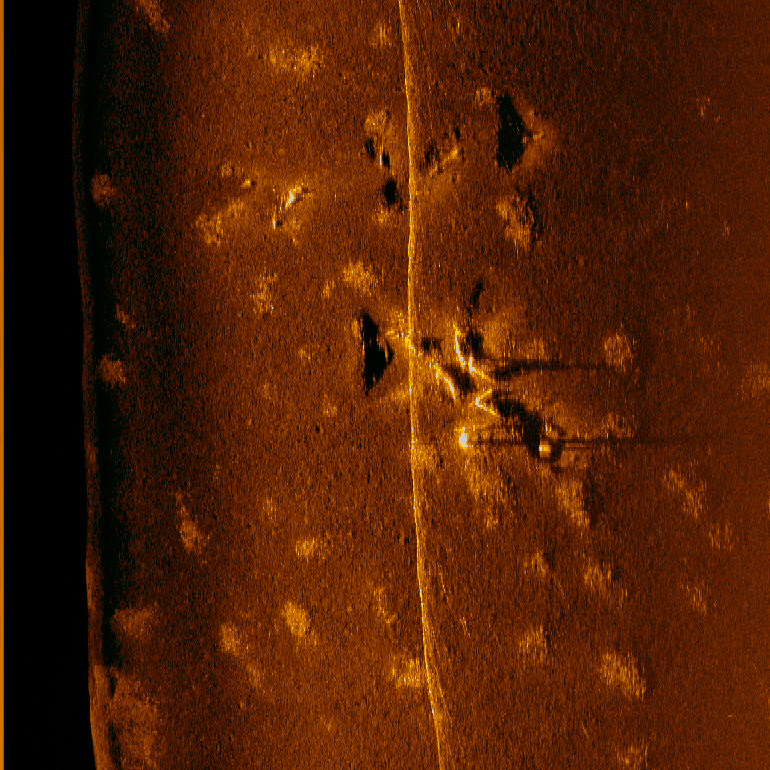
#> input picture CurlyTorpedo.JPG, 770 x 770 px, found by its file name
$ python testingCurlyTorpedo.py
#> lines starting #> are read from the running program, lines starting #| are printed output that depends on the picture; after the words box and inside, x2 and y2 are one past the last pixel; in counts of white or black regions, pixels touching at a corner belong together
### pixeltogeo.py
import math

class frame :
    '''
    Represents the coorindate system attached to one "frame" of sonar sidescan data.
    The frame is made of multiple scanlines that have been stacked to form an image.
    We assume the vehicle travels on a constant heading during the creation of this
    image.
    '''
    def __init__(self, lat0, lon0, heading, pixelIToM, pixelJToM) :
        '''
        Parameters:
          lat0: (deg) vehicle latitude at the center of the frame (i,j) == (0,0)
          lon0: (deg) vehicle longitude at the center of the frame (i,j) == (0,0)
          heading: (deg) vehicle heading during recording of frame
          pixelIToM: (m) width of each pixel in meters
          pixelJToM: (m) height of each pixel in meters
        '''
        self.lat0 = lat0
        self.lon0 = lon0
        self.heading = heading
        self.pixelCalI = pixelIToM
        self.pixelCalJ = pixelJToM
        nscale, escale = frame.northEastScale(lat0)
        r00, r01, r10, r11 = frame.rotation(heading)
        # The full transformation is diag(nscale, escale) * Rotation(heading) * diag(pixelJToM, pixelIToM)
        self.a00 = nscale*pixelJToM*r00
        self.a01 = nscale*pixelIToM*r01
        self.a10 = escale*pixelJToM*r10
        self.a11 = escale*pixelIToM*r11

    def pixelToGeo(self, deltaI, deltaJ) :
        '''
        Given a pixel at (deltaI, deltaJ) from the image center, compute that point's
        latitude & longitude in degrees
        '''
        dlat = self.a00 * deltaJ + self.a01 * deltaI
        dlon = self.a10 * deltaJ + self.a11 * deltaI
        lat = dlat + self.lat0
        lon = dlon + self.lon0
        return lat, lon

    # [7 lines left out: function vehicleLocationAtSensing, not called in this run]

    def rotation(heading) :
        '''
        Compute the rotation matrix from body to world
        '''
        psi = heading * math.pi/180.0
        c = math.cos(psi)
        s = math.sin(psi)
        r00 = c
        r01 = -s
        r10 = s
        r11 = c
        return r00, r01, r10, r11

    def northEastScale(lat0) :
        '''
        Compute the scale factor from meters north/east to
        degrees latitude/longitude
        '''
        # Compute the earth radius at lat0
        a = 6378137.0 # m
        b = 6356752.3 # m
        r2d = math.pi/180.0

        lat0r = lat0 * r2d
        coslat = math.cos(lat0r)
        sinlat = math.sin(lat0r)

        arg1 = math.pow(a * a * coslat, 2)
        arg2 = math.pow(b * b * sinlat, 2)
        arg3 = math.pow(a * coslat, 2)
        arg4 = math.pow(b * sinlat, 2)
        radius = math.sqrt((arg1 + arg2) / (arg3 + arg4));

        nscale = 1.0/ (r2d * radius)
        escale = 1.0 / (r2d * radius * coslat)
        return nscale, escale

### testingCurlyTorpedo.py
import cv2
import numpy as np
from pixeltogeo import frame

def merge_contours(bright_contours, dark_contours, max_neighbor_distance):
    merged_bright_contours = []
    unmerged_dark_contours = []
    unmerged_bright_contours = []

    for bright_contour in bright_contours:
        merged_bright = bright_contour
        merged = False
        updated_dark_contours = []  # New list to store dark contours without the contour being merged
        for dark_contour in dark_contours:
            merge_flag = False  # Flag to check if the dark contour is merged
            for point in dark_contour[:, 0]:
                pt = (int(point[0]), int(point[1]))  # Convert coordinates to integers
                dist = cv2.pointPolygonTest(bright_contour, pt, True)
                if dist > 0 and dist < max_neighbor_distance:
                    merged_bright = cv2.convexHull(np.concatenate((merged_bright, dark_contour)))
                    merge_flag = True
                    merged = True
                    break
            if not merge_flag:  # If the contour is not merged, add it to the updated dark contours list
                updated_dark_contours.append(dark_contour)
        dark_contours = updated_dark_contours  # Update dark_contours array after removing the merged contour
        if merged:
            merged_bright_contours.append(merged_bright)
        else:
            unmerged_bright_contours.append(bright_contour)

    unmerged_dark_contours = dark_contours
    return merged_bright_contours, unmerged_bright_contours, unmerged_dark_contours


def darkness(img, min_contour_area_threshold, max_contour_area_threshold):

    # Convert the image to grayscale
    img_gray = cv2.cvtColor(img, cv2.COLOR_BGR2GRAY)

    # Adjust contrast and brightness levels in the grayscale image
    alpha = 17
    beta = 30
    high_contrast_result = cv2.convertScaleAbs(img_gray, alpha=alpha, beta=beta)
    img_blur = cv2.GaussianBlur(high_contrast_result, (7, 7), 0)

    # Canny Edge Detection
    edges_result = cv2.Canny(image=img_blur, threshold1=100, threshold2=200)
    contours, _ = cv2.findContours(edges_result, cv2.RETR_EXTERNAL, cv2.CHAIN_APPROX_SIMPLE)

    # Create a mask image
    mask = np.zeros_like(edges_result)
    cv2.drawContours(mask, contours, -1, (255), thickness=cv2.FILLED)

    # Dilate the mask to connect nearby regions to close the contour
    dilated_mask = cv2.dilate(mask, None, iterations=3)
    contours, _ = cv2.findContours(dilated_mask, cv2.RETR_EXTERNAL, cv2.CHAIN_APPROX_SIMPLE)

    filtered_contours = [contour for contour in contours if min_contour_area_threshold <= cv2.contourArea(contour) <= max_contour_area_threshold]
    num_landmarks = len(filtered_contours)
    print("Number of Dark Landmarks:", num_landmarks)

    # Drawing the contours on the original image
    img_with_dark_contours = img.copy()
    cv2.drawContours(img_with_dark_contours, filtered_contours, -1, (0, 255, 0), 2)  # Draw green contours
    return img_with_dark_contours, filtered_contours

def brightness(img, min_contour_area_threshold, max_contour_area_threshold):

    img_gray = cv2.cvtColor(img, cv2.COLOR_BGR2GRAY)
    inverted_img_gray = 255 - img_gray

    # Adjust contrast and brightness levels in the inverted grayscale image
    alpha = 3.5
    beta = 40
    high_contrast_result = cv2.convertScaleAbs(inverted_img_gray, alpha=alpha, beta=beta)
    img_blur = cv2.GaussianBlur(high_contrast_result, (1, 1), 0)

    # Canny Edge Detection
    edges_result = cv2.Canny(image=img_blur, threshold1=100, threshold2=200)
    contours, _ = cv2.findContours(edges_result, cv2.RETR_EXTERNAL, cv2.CHAIN_APPROX_SIMPLE)

    mask = np.zeros_like(edges_result)
    cv2.drawContours(mask, contours, -1, (255), thickness=cv2.FILLED)

    # Dilate the mask to connect nearby regions
    dilated_mask = cv2.dilate(mask, None, iterations=3)
    contours, _ = cv2.findContours(dilated_mask, cv2.RETR_EXTERNAL, cv2.CHAIN_APPROX_SIMPLE)

    filtered_contours = [contour for contour in contours if min_contour_area_threshold <= cv2.contourArea(contour) <= max_contour_area_threshold]
    num_landmarks = len(filtered_contours)
    print("Number of Bright Landmarks:", num_landmarks)

    # Drawing the contours on the original image
    img_with_bright_contours = img.copy()
    cv2.drawContours(img_with_bright_contours, filtered_contours, -1, (255, 0, 0), 2)  # Draw blue contours
    return img_with_bright_contours, filtered_contours

def get_contour_center(contour):
    M = cv2.moments(contour)
    if M["m00"] != 0: # total area of contour
        cX = int(M["m10"] / M["m00"]) #sum of the x-coordinates of all pixels/total area of contour
        cY = int(M["m01"] / M["m00"]) #sum of the y-coordinates of all pixels/total area of contour
        return cX, cY
    else:
        return None

def adjust_coordinates(center, image_shape):
    center_x, center_y = center
    image_height, image_width = image_shape[:2]
    adjusted_center_x = center_x - image_width // 2
    adjusted_center_y = image_height // 2 - center_y  # Reversed due to image coordinates
    return adjusted_center_x, adjusted_center_y

if __name__ == "__main__":
    img = cv2.imread('CurlyTorpedo.jpg')
#> img is the input picture: shape (770, 770, 3); mean B, G, R 0.7, 31.4, 79.5
    #img = cv2.resize(img, (1500, 1000))
    #min_dark_contour_area_threshold = int(input("Enter the minimum contour area threshold for dark regions: "))
    #max_dark_contour_area_threshold = int(input("Enter the maximum contour area threshold for dark regions: "))
    min_dark_contour_area_threshold = 200 #200
    max_dark_contour_area_threshold = 2500 #2500
    dark_result, dark_contours = darkness(img, min_dark_contour_area_threshold, max_dark_contour_area_threshold)
#> in darkness, `high_contrast_result = cv2.convertScaleAbs(img_gray, alpha=alpha, beta..`:
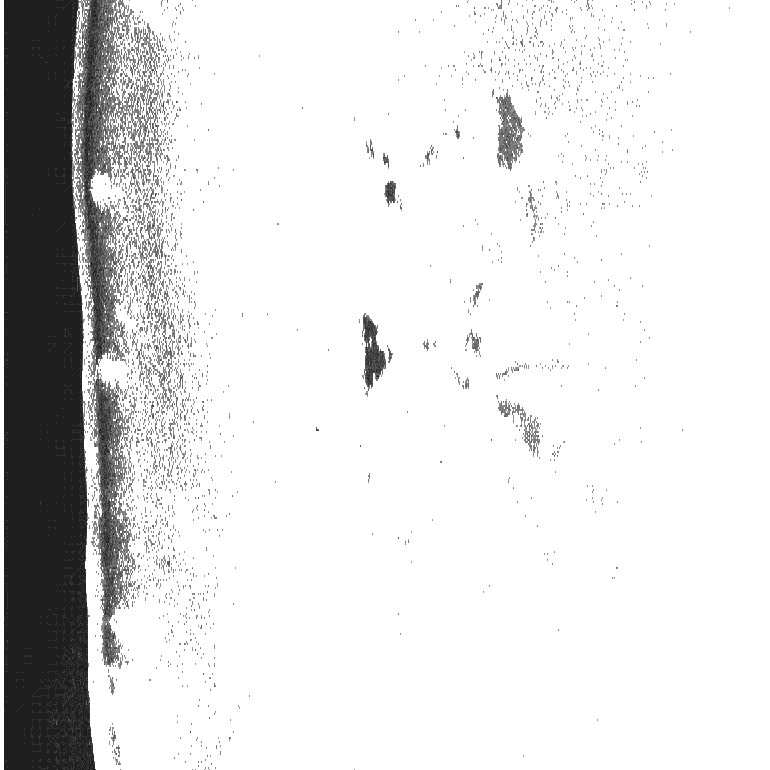
#> high_contrast_result: shape (770, 770); min 30, max 255, mean 223.8
#> in darkness, `edges_result = cv2.Canny(image=img_blur, threshold1=100, threshold2=200)`:
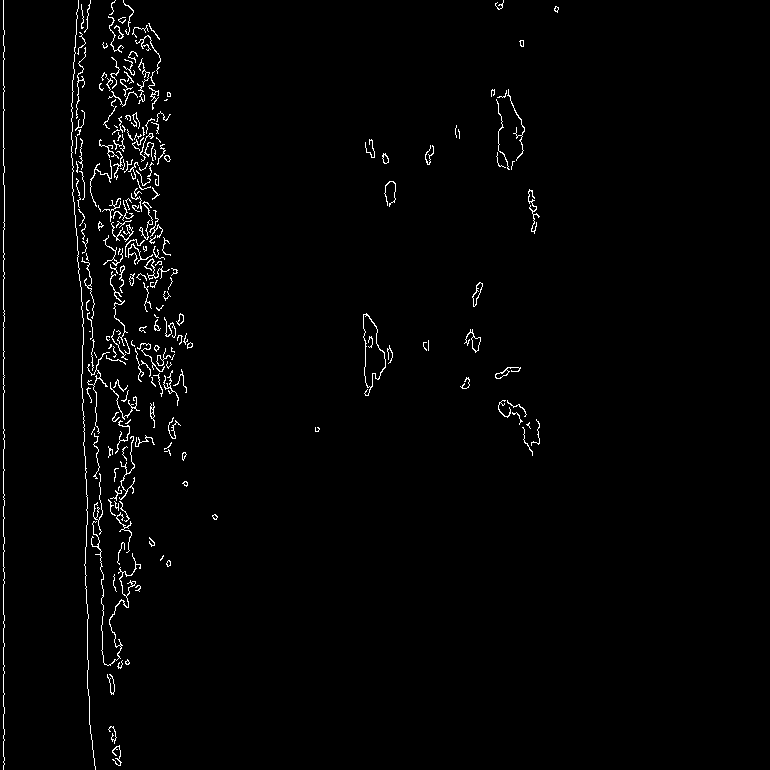
#> edges_result: shape (770, 770); 1.7% white in thin lines or dots, all inside (x1, y1, x2, y2) = (3, 0, 559, 770)
#> in darkness, `contours, _ = cv2.findContours(edges_result, cv2.RETR_EXTERNAL, cv2.CH..`: contours = 214 contours, 186 with area under 20; largest, box (x1, y1, x2, y2) and area: (363, 313, 386, 396) 966, (472, 282, 483, 307) 102, (464, 329, 481, 353) 100, (91, 521, 141, 666) 86, (495, 367, 521, 379) 68
#> in darkness, `contours, _ = cv2.findContours(dilated_mask, cv2.RETR_EXTERNAL, cv2.CH..`: contours = 28 contours; largest, box (x1, y1, x2, y2) and area: (68, 0, 196, 770) 47441, (0, 0, 8, 770) 4986, (488, 86, 528, 173) 2250, (360, 310, 396, 399) 1878, (495, 397, 543, 459) 1370
#> in darkness, `filtered_contours = [contour for contour in contours if min_contour_ar..`: filtered_contours = 14 contours; largest, box (x1, y1, x2, y2) and area: (488, 86, 528, 173) 2250, (360, 310, 396, 399) 1878, (495, 397, 543, 459) 1370, (105, 723, 125, 769) 565, (525, 186, 543, 237) 564
#> in darkness, `num_landmarks = len(filtered_contours)`: num_landmarks = 14
#| Number of Dark Landmarks: 14
#> in darkness, `cv2.drawContours(img_with_dark_contours, filtered_contours, -1, (0, 25..`:
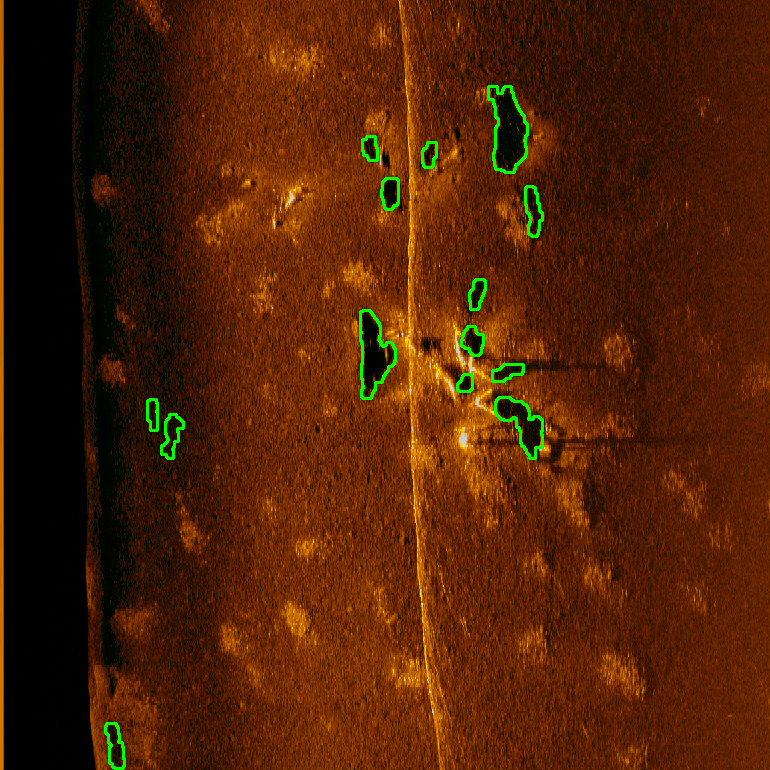
#> img_with_dark_contours: shape (770, 770, 3); 0.88% of pixels changed, all inside (x1, y1, x2, y2) = (104, 85, 544, 770)
#> dark_contours has the same summary as filtered_contours in darkness
    cv2.imshow('dark', dark_result)

    cv2.waitKey(0)

    #min_bright_contour_area_threshold = int(input("Enter the minimum contour area threshold for bright regions: "))
    #max_bright_contour_area_threshold = int(input("Enter the maximum contour area threshold for bright regions: "))
    min_bright_contour_area_threshold = 260 #260
    max_bright_contour_area_threshold = 1000 #1000
    bright_result, bright_contours = brightness(img, min_bright_contour_area_threshold, max_bright_contour_area_threshold)
#> in brightness, `inverted_img_gray = 255 - img_gray`:
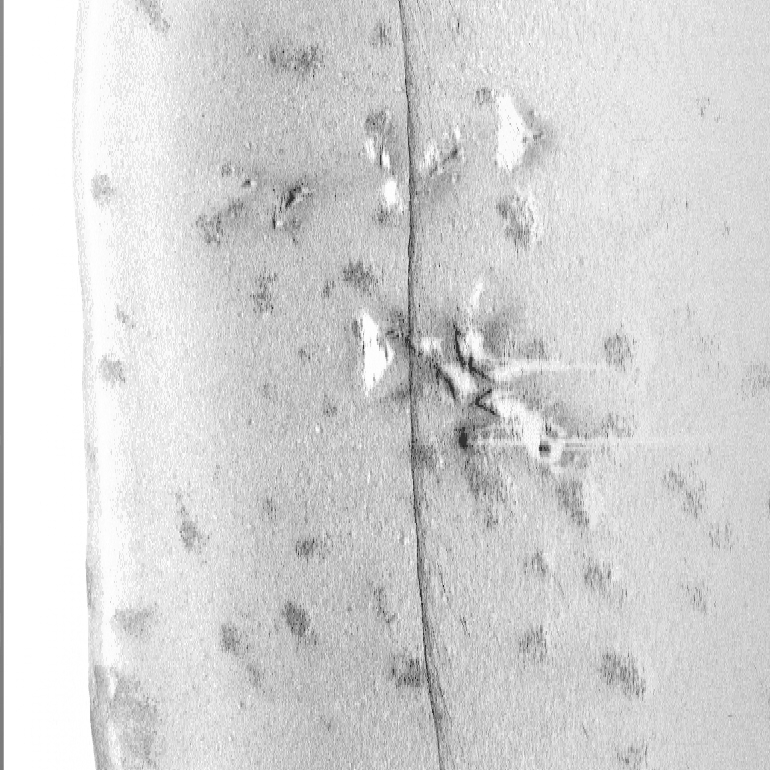
#> inverted_img_gray: shape (770, 770); min 30, max 255, mean 212.7
#> in brightness, `contours, _ = cv2.findContours(edges_result, cv2.RETR_EXTERNAL, cv2.CH..`: contours = 59 contours, 58 with area under 20; largest, box (x1, y1, x2, y2) and area: (453, 325, 459, 342) 32
#> in brightness, `contours, _ = cv2.findContours(dilated_mask, cv2.RETR_EXTERNAL, cv2.CH..`: contours = 32 contours; largest, box (x1, y1, x2, y2) and area: (450, 322, 487, 380) 761, (428, 355, 459, 402) 486, (455, 424, 471, 451) 322, (405, 364, 425, 398) 304, (472, 394, 498, 418) 296
#> in brightness, `filtered_contours = [contour for contour in contours if min_contour_ar..`: filtered_contours = 5 contours; box (x1, y1, x2, y2) and area: (450, 322, 487, 380) 761, (428, 355, 459, 402) 486, (455, 424, 471, 451) 322, (405, 364, 425, 398) 304, (472, 394, 498, 418) 296
#> in brightness, `num_landmarks = len(filtered_contours)`: num_landmarks = 5
#| Number of Bright Landmarks: 5
#> in brightness, `cv2.drawContours(img_with_bright_contours, filtered_contours, -1, (255..`:
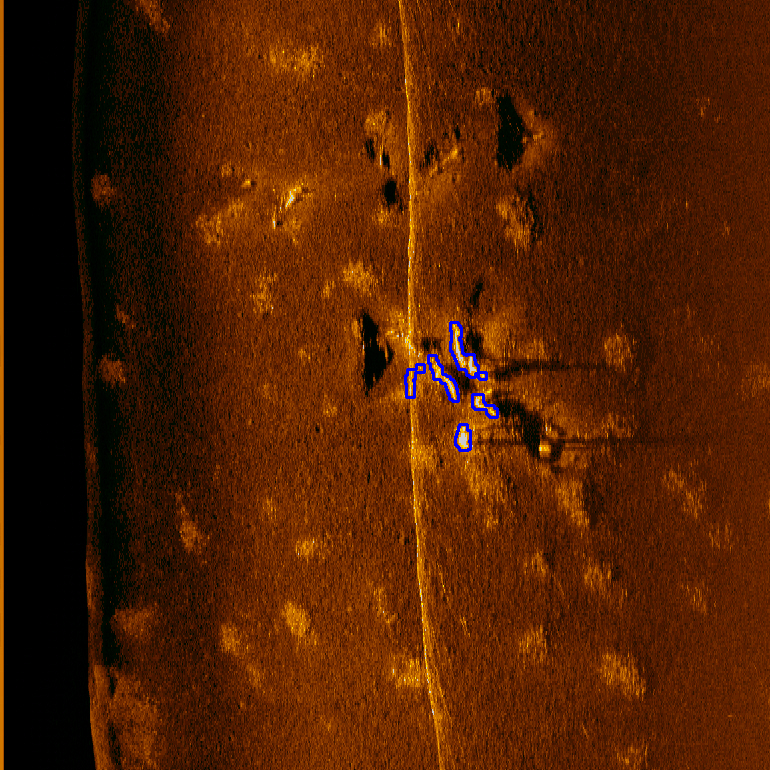
#> img_with_bright_contours: shape (770, 770, 3); 0.3% of pixels changed, all inside (x1, y1, x2, y2) = (404, 321, 499, 452)
#> bright_contours has the same summary as filtered_contours in brightness
    cv2.imshow('bright', bright_result)
    cv2.waitKey(0)

    # Merge contours
    max_neighbor_distance = 5
    merged_bright_contours, unmerged_bright_contours, unmerged_dark_contours = merge_contours(bright_contours, dark_contours, max_neighbor_distance)
#> the loop in merge_contours, `for bright_contour in bright_contours:` made 5 passes
#> after the loop in merge_contours, `for bright_contour in bright_contours:`: merged_bright_contours = 2 contours; box (x1, y1, x2, y2) and area: (472, 394, 543, 459) 2566, (450, 322, 487, 392) 2046; unmerged_bright_contours = 3 contours; box (x1, y1, x2, y2) and area: (428, 355, 459, 402) 486, (455, 424, 471, 451) 322, (405, 364, 425, 398) 304
#> in merge_contours, `unmerged_dark_contours = dark_contours`: unmerged_dark_contours = 11 contours; largest, box (x1, y1, x2, y2) and area: (488, 86, 528, 173) 2250, (360, 310, 396, 399) 1878, (105, 723, 125, 769) 565, (525, 186, 543, 237) 564, (161, 414, 184, 459) 523

    # Combine all contours into a single list
    all_contours = merged_bright_contours + unmerged_bright_contours + unmerged_dark_contours
#> all_contours = 16 contours; largest, box (x1, y1, x2, y2) and area: (472, 394, 543, 459) 2566, (488, 86, 528, 173) 2250, (450, 322, 487, 392) 2046, (360, 310, 396, 399) 1878, (105, 723, 125, 769) 565

    # Filter contours based on minimum area threshold
    filtered_contours = [contour for contour in all_contours if cv2.contourArea(contour) >= 570]#570
#> filtered_contours = 4 contours; box (x1, y1, x2, y2) and area: (472, 394, 543, 459) 2566, (488, 86, 528, 173) 2250, (450, 322, 487, 392) 2046, (360, 310, 396, 399) 1878
    overlaid_img = img.copy()
    num_landmarks = len(filtered_contours)
#> num_landmarks = 4
    print("Number of Landmarks:", num_landmarks)
#| Number of Landmarks: 4
    cv2.drawContours(overlaid_img, filtered_contours, -1, (0, 255, 0), 2)  # Draw filtered contours
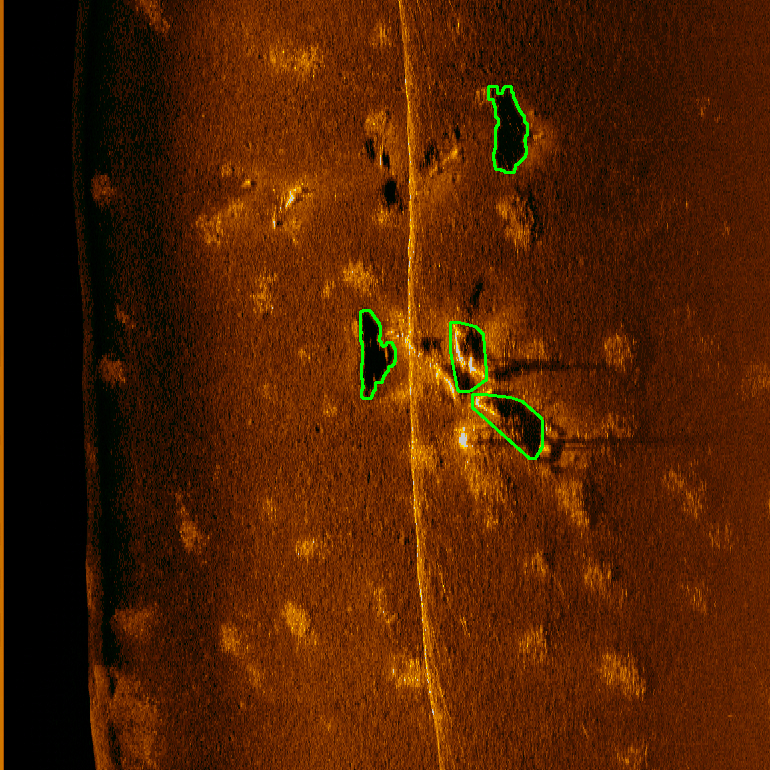
#> overlaid_img: shape (770, 770, 3); 0.46% of pixels changed, all inside (x1, y1, x2, y2) = (359, 85, 544, 460)
    cv2.imshow('Overlayed Result', overlaid_img)
    cv2.waitKey(0)
    cv2.destroyAllWindows()

    lat0_value = 37.7749
    lon0_value = -122.4194
    heading_value = 45.0
    pixelIToM_value = 0.1
    pixelJToM_value = 0.1

    frame_instance = frame(lat0_value, lon0_value, heading_value, pixelIToM_value, pixelJToM_value)

    # After merging contours and filtering them, iterate over each contour
    for contour in filtered_contours:
        center = get_contour_center(contour)
        if center is not None:
            adjusted_center = adjust_coordinates(center, img.shape)
            print("Contour Center (Adjusted):",  adjusted_center)

            pixel_i, pixel_j = adjusted_center
            lat, lon = frame_instance.pixelToGeo(pixel_i, pixel_j)
            print("Geographical Coordinates (Latitude, Longitude):", lat, lon)

            # Draw a circle at the contour center
            cv2.circle(overlaid_img, center, 5, (0, 0, 255), -1)  # Red circle
#> this loop made 4 passes
#> (cX in get_contour_center, cY in get_contour_center, center_x in adjust_coordinates, center_y in adjust_coordinates, adjusted_center_x in adjust_coordinates, adjusted_center_y in adjust_coordinates, pixel_i, pixel_j) on passes 1 to 4: (512, 421, 512, 421, 127, -36, 127, -36), (467, 355, 467, 355, 82, 30, 82, 30), (373, 353, 373, 353, -12, 32, -12, 32), (507, 130, 507, 130, 122, 255, 122, 255)
#> (printed output is left out)
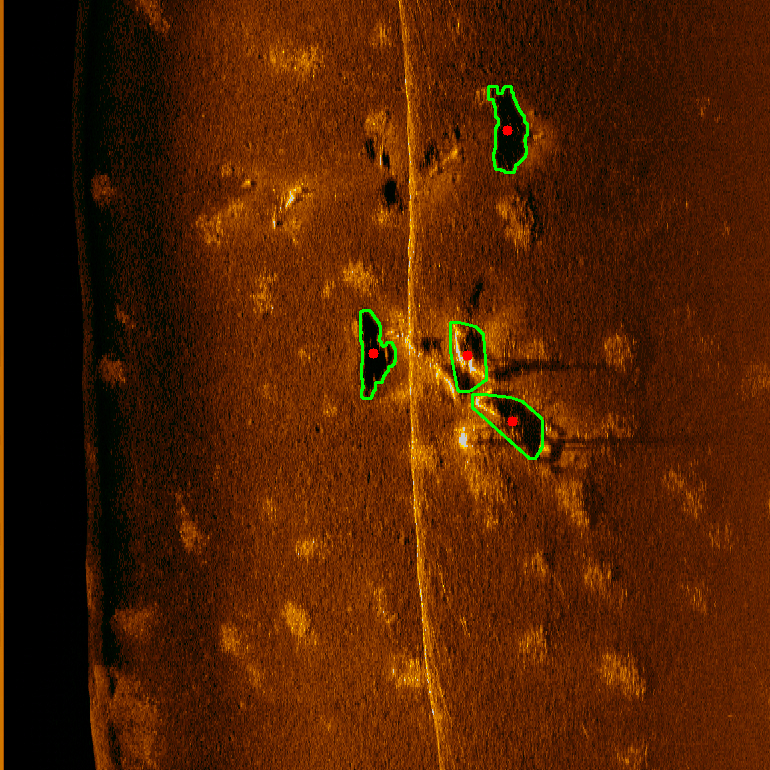
#> overlaid_img: shape (770, 770, 3); 0.05% of pixels changed, all inside (x1, y1, x2, y2) = (368, 125, 518, 427)

    # Display the overlaid image with contour centers
    cv2.imshow('Overlayed Result with Contour Centers', overlaid_img)
    cv2.waitKey(0)
    cv2.destroyAllWindows()
